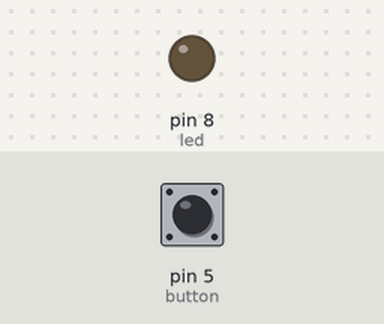
Simulated run of this sketch. Board: Arduino Uno, built with avr-gcc and run on an emulated ATmega328P. Shown: output pins drawn as LEDs (lit = HIGH). The test bench sets the inputs (shaded band); at power-on: pin 5 (button) HIGH.

Above: at 1.2 s.
1.3 s: pin 5 (button) pulled LOW for 0.15 s
At 1.37 s:
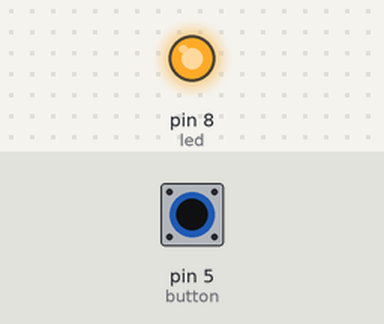
2.9 s: pin 5 (button) pulled LOW for 3.2 s
At 6.9 s:
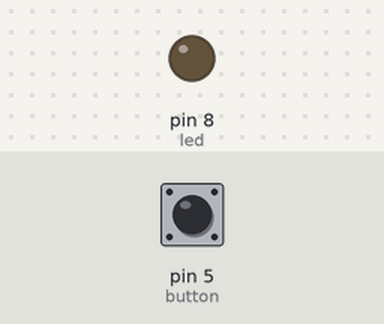
Timing chart, 0 to 8.4 s (numbered marks = the images above; inputs shaded):
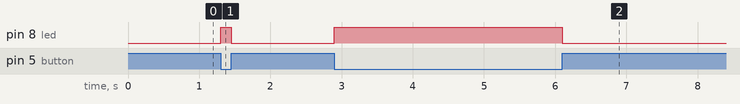

Measured:
- after the input at 1.3 s, pin 8 (led): LOW → HIGH at once, → LOW 0.15 s later
- after the input at 2.9 s, pin 8 (led): LOW → HIGH at once, → LOW 3.2 s later

The sketch:

arduino2.ino
```cpp
int led=8;
int button=5;

void setup()
{
  Serial.begin(9600);
  pinMode(5,INPUT);
  pinMode(8,OUTPUT);

}

void loop(){
  if (digitalRead(button)==LOW)
  {
    digitalWrite(led,HIGH);
  }

  else
  {
    digitalWrite(led,LOW);

  }
}


 
```
